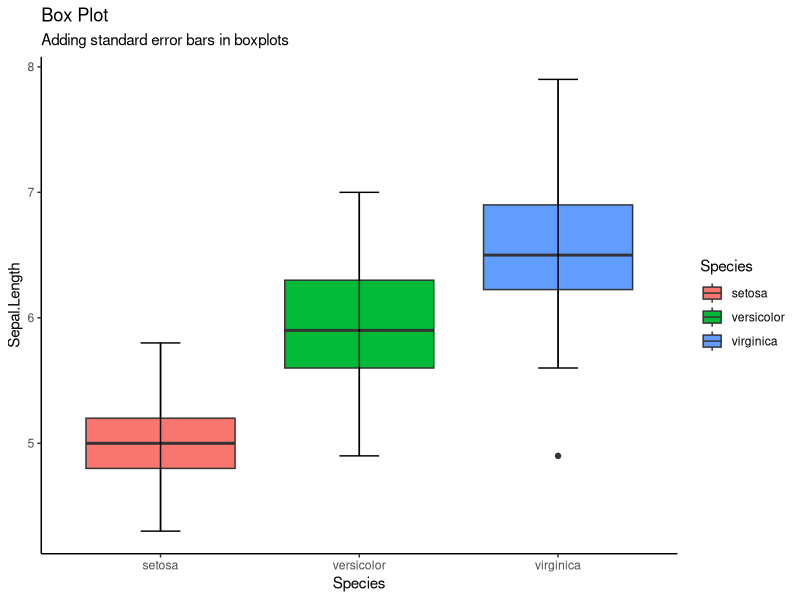
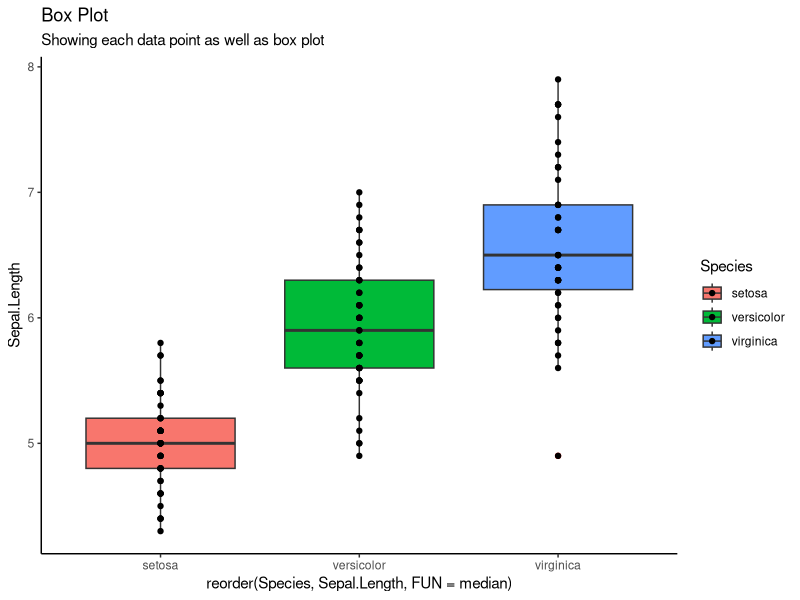

Write R code to recreate these figures, in order.
# Install necessary packages if not already installed
install.packages(c("ggplot2", "plyr"))

# Load libraries
library(ggplot2)
library(plyr)

# Load iris dataset
data(iris)

# Display the first few rows of the iris dataset
head(iris)

# Display the last few rows of the iris dataset
tail(iris)

# Basic exploration of the iris dataset
summary(iris)

# Adding standard error bars in boxplots
p <- ggplot(iris, aes(x = Species, y = Sepal.Length, fill = Species)) +
  geom_boxplot() +
  stat_boxplot(geom = 'errorbar', width = 0.2) +
  theme_classic() +
  labs(title = "Box Plot", subtitle = "Adding standard error bars in boxplots")

print(p)

# Showing each data point as well as box plot
p <- ggplot(iris, aes(x = reorder(Species, Sepal.Length, FUN = median), y = Sepal.Length, fill = Species)) +
  geom_boxplot(outlier.colour = "red", outlier.shape = 1) +
  geom_point() +
  theme_classic() +
  labs(title = "Box Plot", subtitle = "Showing each data point as well as box plot")

print(p)




